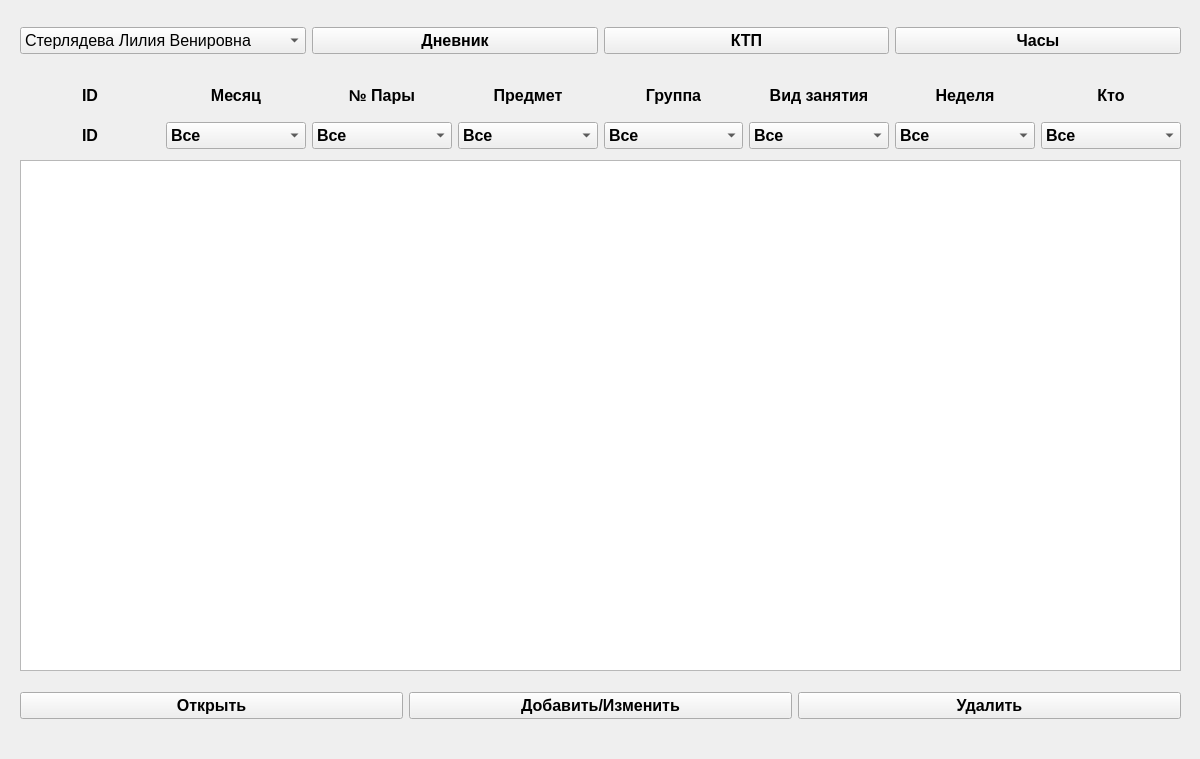
<?xml version="1.0" encoding="UTF-8"?>
<ui version="4.0">
 <class>MainWindow</class>
 <widget class="QMainWindow" name="MainWindow">
  <property name="enabled">
   <bool>true</bool>
  </property>
  <property name="geometry">
   <rect>
    <x>0</x>
    <y>0</y>
    <width>1200</width>
    <height>759</height>
   </rect>
  </property>
  <property name="windowTitle">
   <string>Занятия</string>
  </property>
  <widget class="QWidget" name="centralwidget">
   <property name="styleSheet">
    <string notr="true"/>
   </property>
   <widget class="QWidget" name="horizontalLayoutWidget">
    <property name="geometry">
     <rect>
      <x>20</x>
      <y>70</y>
      <width>1161</width>
      <height>51</height>
     </rect>
    </property>
    <property name="font">
     <font>
      <pointsize>12</pointsize>
      <weight>75</weight>
      <bold>true</bold>
     </font>
    </property>
    <layout class="QHBoxLayout" name="horLay">
     <item>
      <widget class="QLabel" name="label_2">
       <property name="text">
        <string>ID</string>
       </property>
       <property name="alignment">
        <set>Qt::AlignCenter</set>
       </property>
      </widget>
     </item>
     <item>
      <widget class="QLabel" name="month">
       <property name="font">
        <font>
         <pointsize>12</pointsize>
         <weight>75</weight>
         <bold>true</bold>
        </font>
       </property>
       <property name="text">
        <string>Месяц</string>
       </property>
       <property name="alignment">
        <set>Qt::AlignCenter</set>
       </property>
      </widget>
     </item>
     <item>
      <widget class="QLabel" name="number">
       <property name="font">
        <font>
         <pointsize>12</pointsize>
         <weight>75</weight>
         <bold>true</bold>
        </font>
       </property>
       <property name="text">
        <string>№ Пары</string>
       </property>
       <property name="alignment">
        <set>Qt::AlignCenter</set>
       </property>
      </widget>
     </item>
     <item>
      <widget class="QLabel" name="item">
       <property name="font">
        <font>
         <pointsize>12</pointsize>
         <weight>75</weight>
         <bold>true</bold>
        </font>
       </property>
       <property name="text">
        <string>Предмет</string>
       </property>
       <property name="alignment">
        <set>Qt::AlignCenter</set>
       </property>
      </widget>
     </item>
     <item>
      <widget class="QLabel" name="group">
       <property name="font">
        <font>
         <pointsize>12</pointsize>
         <weight>75</weight>
         <bold>true</bold>
        </font>
       </property>
       <property name="text">
        <string>Группа</string>
       </property>
       <property name="alignment">
        <set>Qt::AlignCenter</set>
       </property>
      </widget>
     </item>
     <item>
      <widget class="QLabel" name="classes">
       <property name="font">
        <font>
         <pointsize>12</pointsize>
         <weight>75</weight>
         <bold>true</bold>
        </font>
       </property>
       <property name="text">
        <string>Вид занятия</string>
       </property>
       <property name="alignment">
        <set>Qt::AlignCenter</set>
       </property>
      </widget>
     </item>
     <item>
      <widget class="QLabel" name="week">
       <property name="font">
        <font>
         <pointsize>12</pointsize>
         <weight>75</weight>
         <bold>true</bold>
        </font>
       </property>
       <property name="text">
        <string>Неделя</string>
       </property>
       <property name="alignment">
        <set>Qt::AlignCenter</set>
       </property>
      </widget>
     </item>
     <item>
      <widget class="QLabel" name="who">
       <property name="font">
        <font>
         <weight>75</weight>
         <bold>true</bold>
        </font>
       </property>
       <property name="text">
        <string>Кто</string>
       </property>
       <property name="alignment">
        <set>Qt::AlignCenter</set>
       </property>
      </widget>
     </item>
    </layout>
   </widget>
   <widget class="QWidget" name="horizontalLayoutWidget_2">
    <property name="geometry">
     <rect>
      <x>20</x>
      <y>120</y>
      <width>1161</width>
      <height>31</height>
     </rect>
    </property>
    <property name="font">
     <font>
      <pointsize>12</pointsize>
      <weight>75</weight>
      <bold>true</bold>
     </font>
    </property>
    <property name="layoutDirection">
     <enum>Qt::LeftToRight</enum>
    </property>
    <layout class="QHBoxLayout" name="horLay_2">
     <item>
      <widget class="QLabel" name="id">
       <property name="layoutDirection">
        <enum>Qt::LeftToRight</enum>
       </property>
       <property name="text">
        <string>ID</string>
       </property>
       <property name="alignment">
        <set>Qt::AlignCenter</set>
       </property>
      </widget>
     </item>
     <item>
      <widget class="QComboBox" name="month_1">
       <property name="font">
        <font>
         <pointsize>12</pointsize>
         <weight>75</weight>
         <bold>true</bold>
        </font>
       </property>
       <property name="layoutDirection">
        <enum>Qt::LeftToRight</enum>
       </property>
       <item>
        <property name="text">
         <string>Все</string>
        </property>
       </item>
       <item>
        <property name="text">
         <string>Январь</string>
        </property>
       </item>
       <item>
        <property name="text">
         <string>Февраль</string>
        </property>
       </item>
       <item>
        <property name="text">
         <string>Март</string>
        </property>
       </item>
       <item>
        <property name="text">
         <string>Апрель</string>
        </property>
       </item>
       <item>
        <property name="text">
         <string>Май</string>
        </property>
       </item>
       <item>
        <property name="text">
         <string>Июнь</string>
        </property>
       </item>
      </widget>
     </item>
     <item>
      <widget class="QComboBox" name="number_1">
       <property name="font">
        <font>
         <pointsize>12</pointsize>
         <weight>75</weight>
         <bold>true</bold>
        </font>
       </property>
       <property name="layoutDirection">
        <enum>Qt::LeftToRight</enum>
       </property>
       <item>
        <property name="text">
         <string>Все</string>
        </property>
       </item>
       <item>
        <property name="text">
         <string>1</string>
        </property>
       </item>
       <item>
        <property name="text">
         <string>2</string>
        </property>
       </item>
       <item>
        <property name="text">
         <string>3</string>
        </property>
       </item>
       <item>
        <property name="text">
         <string>4</string>
        </property>
       </item>
       <item>
        <property name="text">
         <string>5</string>
        </property>
       </item>
       <item>
        <property name="text">
         <string>6</string>
        </property>
       </item>
      </widget>
     </item>
     <item>
      <widget class="QComboBox" name="item_1">
       <property name="font">
        <font>
         <pointsize>12</pointsize>
         <weight>75</weight>
         <bold>true</bold>
        </font>
       </property>
       <property name="layoutDirection">
        <enum>Qt::LeftToRight</enum>
       </property>
       <item>
        <property name="text">
         <string>Все</string>
        </property>
       </item>
       <item>
        <property name="text">
         <string>ДМ</string>
        </property>
       </item>
       <item>
        <property name="text">
         <string>ИнфИС11к</string>
        </property>
       </item>
       <item>
        <property name="text">
         <string>ИнфИС12к</string>
        </property>
       </item>
       <item>
        <property name="text">
         <string>ИнфЮр11К</string>
        </property>
       </item>
       <item>
        <property name="text">
         <string>ИнфЮр21К</string>
        </property>
       </item>
       <item>
        <property name="text">
         <string>ИнфЮр22К</string>
        </property>
       </item>
       <item>
        <property name="text">
         <string>ИнфЮр23К</string>
        </property>
       </item>
       <item>
        <property name="text">
         <string>ИТИС21к</string>
        </property>
       </item>
       <item>
        <property name="text">
         <string>МатИС11к</string>
        </property>
       </item>
       <item>
        <property name="text">
         <string>УПр</string>
        </property>
       </item>
      </widget>
     </item>
     <item>
      <widget class="QComboBox" name="group_1">
       <property name="font">
        <font>
         <pointsize>12</pointsize>
         <weight>75</weight>
         <bold>true</bold>
        </font>
       </property>
       <property name="layoutDirection">
        <enum>Qt::LeftToRight</enum>
       </property>
       <item>
        <property name="text">
         <string>Все</string>
        </property>
       </item>
       <item>
        <property name="text">
         <string>ИС21к</string>
        </property>
       </item>
       <item>
        <property name="text">
         <string>ИС11к</string>
        </property>
       </item>
       <item>
        <property name="text">
         <string>ИС12к</string>
        </property>
       </item>
       <item>
        <property name="text">
         <string>ЮР11к</string>
        </property>
       </item>
       <item>
        <property name="text">
         <string>ЮР21к</string>
        </property>
       </item>
       <item>
        <property name="text">
         <string>ЮР22к</string>
        </property>
       </item>
       <item>
        <property name="text">
         <string>ЮР23к</string>
        </property>
       </item>
      </widget>
     </item>
     <item>
      <widget class="QComboBox" name="classes_1">
       <property name="font">
        <font>
         <pointsize>12</pointsize>
         <weight>75</weight>
         <bold>true</bold>
        </font>
       </property>
       <property name="layoutDirection">
        <enum>Qt::LeftToRight</enum>
       </property>
       <item>
        <property name="text">
         <string>Все</string>
        </property>
       </item>
       <item>
        <property name="text">
         <string>0</string>
        </property>
       </item>
       <item>
        <property name="text">
         <string>Лекция</string>
        </property>
       </item>
       <item>
        <property name="text">
         <string>Практика</string>
        </property>
       </item>
       <item>
        <property name="text">
         <string>Урок</string>
        </property>
       </item>
       <item>
        <property name="text">
         <string>№Н/Д</string>
        </property>
       </item>
      </widget>
     </item>
     <item>
      <widget class="QComboBox" name="week_1">
       <property name="font">
        <font>
         <pointsize>12</pointsize>
         <weight>75</weight>
         <bold>true</bold>
        </font>
       </property>
       <property name="layoutDirection">
        <enum>Qt::LeftToRight</enum>
       </property>
       <item>
        <property name="text">
         <string>Все</string>
        </property>
       </item>
       <item>
        <property name="text">
         <string>1</string>
        </property>
       </item>
       <item>
        <property name="text">
         <string>2</string>
        </property>
       </item>
       <item>
        <property name="text">
         <string>3</string>
        </property>
       </item>
       <item>
        <property name="text">
         <string>4</string>
        </property>
       </item>
       <item>
        <property name="text">
         <string>5</string>
        </property>
       </item>
       <item>
        <property name="text">
         <string>6</string>
        </property>
       </item>
       <item>
        <property name="text">
         <string>7</string>
        </property>
       </item>
       <item>
        <property name="text">
         <string>8</string>
        </property>
       </item>
       <item>
        <property name="text">
         <string>9</string>
        </property>
       </item>
       <item>
        <property name="text">
         <string>10</string>
        </property>
       </item>
       <item>
        <property name="text">
         <string>11</string>
        </property>
       </item>
       <item>
        <property name="text">
         <string>12</string>
        </property>
       </item>
       <item>
        <property name="text">
         <string>13</string>
        </property>
       </item>
       <item>
        <property name="text">
         <string>14</string>
        </property>
       </item>
      </widget>
     </item>
     <item>
      <widget class="QComboBox" name="who_1">
       <property name="font">
        <font>
         <weight>75</weight>
         <bold>true</bold>
        </font>
       </property>
       <property name="layoutDirection">
        <enum>Qt::LeftToRight</enum>
       </property>
       <item>
        <property name="text">
         <string>Все</string>
        </property>
       </item>
       <item>
        <property name="text">
         <string>Я</string>
        </property>
       </item>
       <item>
        <property name="text">
         <string>Другой</string>
        </property>
       </item>
      </widget>
     </item>
    </layout>
   </widget>
   <widget class="QWidget" name="horizontalLayoutWidget_3">
    <property name="geometry">
     <rect>
      <x>20</x>
      <y>680</y>
      <width>1161</width>
      <height>51</height>
     </rect>
    </property>
    <layout class="QHBoxLayout" name="horlLay_3">
     <item>
      <widget class="QPushButton" name="openes">
       <property name="font">
        <font>
         <pointsize>12</pointsize>
         <weight>75</weight>
         <bold>true</bold>
        </font>
       </property>
       <property name="text">
        <string>Открыть</string>
       </property>
      </widget>
     </item>
     <item>
      <widget class="QPushButton" name="exchange">
       <property name="font">
        <font>
         <pointsize>12</pointsize>
         <weight>75</weight>
         <bold>true</bold>
        </font>
       </property>
       <property name="text">
        <string>Добавить/Изменить</string>
       </property>
      </widget>
     </item>
     <item>
      <widget class="QPushButton" name="repear">
       <property name="enabled">
        <bool>true</bool>
       </property>
       <property name="font">
        <font>
         <pointsize>12</pointsize>
         <weight>75</weight>
         <bold>true</bold>
        </font>
       </property>
       <property name="text">
        <string>Удалить</string>
       </property>
      </widget>
     </item>
    </layout>
   </widget>
   <widget class="QTableView" name="tableView">
    <property name="geometry">
     <rect>
      <x>20</x>
      <y>160</y>
      <width>1161</width>
      <height>511</height>
     </rect>
    </property>
   </widget>
   <widget class="QWidget" name="layoutWidget">
    <property name="geometry">
     <rect>
      <x>20</x>
      <y>10</y>
      <width>1161</width>
      <height>61</height>
     </rect>
    </property>
    <layout class="QHBoxLayout" name="horizontalLayout">
     <item>
      <widget class="QComboBox" name="FIO">
       <property name="font">
        <font>
         <pointsize>12</pointsize>
        </font>
       </property>
       <property name="currentText">
        <string>Стерлядева Лилия Венировна</string>
       </property>
       <property name="currentIndex">
        <number>0</number>
       </property>
       <item>
        <property name="text">
         <string>Стерлядева Лилия Венировна</string>
        </property>
       </item>
      </widget>
     </item>
     <item>
      <widget class="QPushButton" name="dnev">
       <property name="font">
        <font>
         <pointsize>12</pointsize>
         <weight>75</weight>
         <bold>true</bold>
        </font>
       </property>
       <property name="text">
        <string>Дневник</string>
       </property>
      </widget>
     </item>
     <item>
      <widget class="QPushButton" name="but_ktp">
       <property name="font">
        <font>
         <pointsize>12</pointsize>
         <weight>75</weight>
         <bold>true</bold>
        </font>
       </property>
       <property name="text">
        <string>КТП</string>
       </property>
      </widget>
     </item>
     <item>
      <widget class="QPushButton" name="but_time">
       <property name="font">
        <font>
         <pointsize>12</pointsize>
         <weight>75</weight>
         <bold>true</bold>
        </font>
       </property>
       <property name="text">
        <string>Часы</string>
       </property>
      </widget>
     </item>
    </layout>
   </widget>
  </widget>
 </widget>
 <resources/>
 <connections/>
</ui>
